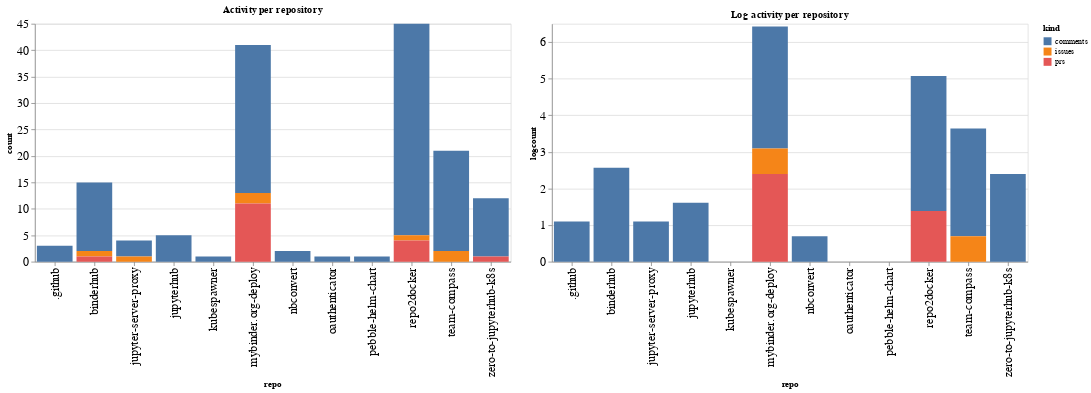

Notebook code cell kept with this figure:
### Code cell
ch1 = alt.Chart(repo_summaries, width=600, title="Activity per repository").mark_bar().encode(
    x='repo',
    y='count',
    color='kind',
    tooltip="kind"
)

ch2 = alt.Chart(repo_summaries, width=600, title="Log activity per repository").mark_bar().encode(
    x='repo',
    y='logcount',
    color='kind',
    tooltip="kind"
)

ch1 | ch2

### Figure 1 — Vega-Lite specification as saved in the notebook (floating-point values rounded to 4 significant figures)
{"config": {"axisLeft": {"labelFontSize": 15}, "axisBottom": {"labelFontSize": 15}}, "hconcat": [{"mark": "bar", "encoding": {"color": {"type": "nominal", "field": "kind"}, "tooltip": {"type": "nominal", "field": "kind"}, "x": {"type": "nominal", "field": "repo"}, "y": {"type": "quantitative", "field": "count"}}, "title": "Activity per repository", "width": 600}, {"mark": "bar", "encoding": {"color": {"type": "nominal", "field": "kind"}, "tooltip": {"type": "nominal", "field": "kind"}, "x": {"type": "nominal", "field": "repo"}, "y": {"type": "quantitative", "field": "logcount"}}, "title": "Log activity per repository", "width": 600}], "data": {"name": "data-3d054602939aaf1e13a8f87cee11c6e2"}, "$schema": "https://vega.github.io/schema/vega-lite/v4.8.1.json", "datasets": {"data-3d054602939aaf1e13a8f87cee11c6e2": [{"repo": ".github", "kind": "comments", "count": 3, "logcount": 1.099}, {"repo": "binderhub", "kind": "comments", "count": 13, "logcount": 2.565}, {"repo": "binderhub", "kind": "issues", "count": 1, "logcount": 0.0}, {"repo": "binderhub", "kind": "prs", "count": 1, "logcount": 0.0}, {"repo": "jupyter-server-proxy", "kind": "comments", "count": 3, "logcount": 1.099}, {"repo": "jupyter-server-proxy", "kind": "issues", "count": 1, "logcount": 0.0}, {"repo": "jupyterhub", "kind": "comments", "count": 5, "logcount": 1.609}, {"repo": "kubespawner", "kind": "comments", "count": 1, "logcount": 0.0}, {"repo": "mybinder.org-deploy", "kind": "comments", "count": 28, "logcount": 3.332}, {"repo": "mybinder.org-deploy", "kind": "issues", "count": 2, "logcount": 0.6931}, {"repo": "mybinder.org-deploy", "kind": "prs", "count": 11, "logcount": 2.398}, {"repo": "nbconvert", "kind": "comments", "count": 2, "logcount": 0.6931}, {"repo": "oauthenticator", "kind": "comments", "count": 1, "logcount": 0.0}, {"repo": "pebble-helm-chart", "kind": "comments", "count": 1, "logcount": 0.0}, {"repo": "repo2docker", "kind": "comments", "count": 40, "logcount": 3.689}, {"repo": "repo2docker", "kind": "issues", "count": 1, "logcount": 0.0}, {"repo": "repo2docker", "kind": "prs", "count": 4, "logcount": 1.386}, {"repo": "team-compass", "kind": "comments", "count": 19, "logcount": 2.944}, {"repo": "team-compass", "kind": "issues", "count": 2, "logcount": 0.6931}, {"repo": "zero-to-jupyterhub-k8s", "kind": "comments", "count": 11, "logcount": 2.398}, {"repo": "zero-to-jupyterhub-k8s", "kind": "prs", "count": 1, "logcount": 0.0}]}}
